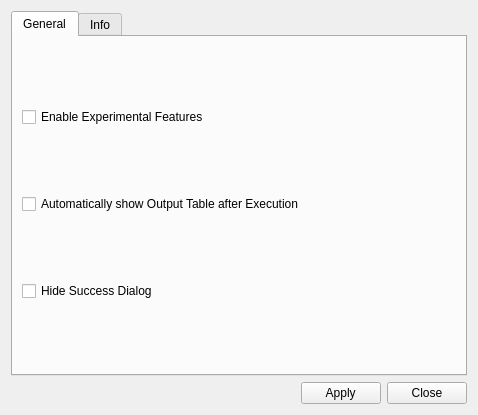
<?xml version="1.0" encoding="UTF-8"?>
<ui version="4.0">
 <class>SettingsWindow</class>
 <widget class="QWidget" name="SettingsWindow">
  <property name="geometry">
   <rect>
    <x>0</x>
    <y>0</y>
    <width>478</width>
    <height>415</height>
   </rect>
  </property>
  <property name="windowTitle">
   <string>Form</string>
  </property>
  <layout class="QGridLayout" name="gridLayout">
   <item row="1" column="0">
    <layout class="QHBoxLayout" name="horizontalLayout">
     <item>
      <spacer name="horizontalSpacer">
       <property name="orientation">
        <enum>Qt::Orientation::Horizontal</enum>
       </property>
       <property name="sizeHint" stdset="0">
        <size>
         <width>40</width>
         <height>20</height>
        </size>
       </property>
      </spacer>
     </item>
     <item>
      <widget class="QPushButton" name="applyButton">
       <property name="text">
        <string> Apply </string>
       </property>
      </widget>
     </item>
     <item>
      <widget class="QPushButton" name="closeButton">
       <property name="text">
        <string> Close </string>
       </property>
      </widget>
     </item>
    </layout>
   </item>
   <item row="0" column="0">
    <widget class="QTabWidget" name="tabWidget">
     <property name="currentIndex">
      <number>0</number>
     </property>
     <widget class="QWidget" name="generalTab">
      <attribute name="title">
       <string>General</string>
      </attribute>
      <layout class="QGridLayout" name="gridLayout_2">
       <item row="2" column="0">
        <widget class="QCheckBox" name="showOutputTableCheckBox">
         <property name="text">
          <string>Automatically show Output Table after Execution</string>
         </property>
        </widget>
       </item>
       <item row="3" column="0">
        <widget class="QCheckBox" name="hideSuccessCheckBox">
         <property name="text">
          <string>Hide Success Dialog</string>
         </property>
        </widget>
       </item>
       <item row="1" column="0">
        <widget class="QCheckBox" name="experimentalFeaturesCheckBox">
         <property name="text">
          <string>Enable Experimental Features</string>
         </property>
        </widget>
       </item>
      </layout>
     </widget>
     <widget class="QWidget" name="infoTab">
      <attribute name="title">
       <string>Info</string>
      </attribute>
      <layout class="QVBoxLayout" name="verticalLayout">
       <item>
        <widget class="QLabel" name="infoLabel">
         <property name="frameShape">
          <enum>QFrame::Shape::NoFrame</enum>
         </property>
         <property name="text">
          <string>&lt;html&gt;&lt;head/&gt;&lt;body&gt;&lt;p&gt;&lt;span style=&quot; font-weight:700;&quot;&gt;SQL Query Tool for Excel&lt;/span&gt;&lt;/p&gt;&lt;p&gt;Version: 2.0.0&lt;/p&gt;&lt;p&gt;Developed by Manyullyn17&lt;br/&gt;&lt;/p&gt;&lt;p&gt;A lightweight tool for running SQL queries on Excel files.&lt;br/&gt;&lt;/p&gt;&lt;p&gt;&lt;a href=&quot;https://github.com/Manyullyn17/Excel_SQL_GUI&quot;&gt;&lt;span style=&quot; text-decoration: underline; color:#007af4;&quot;&gt;GitHub Repo&lt;/span&gt;&lt;/a&gt;&lt;br/&gt;&lt;/p&gt;&lt;p&gt;&lt;span style=&quot; font-style:italic;&quot;&gt;Powered by Python, PyQt6, Pandas, openpyxl, and SQLite.&lt;/span&gt;&lt;/p&gt;&lt;/body&gt;&lt;/html&gt;</string>
         </property>
         <property name="textFormat">
          <enum>Qt::TextFormat::AutoText</enum>
         </property>
         <property name="alignment">
          <set>Qt::AlignmentFlag::AlignLeading|Qt::AlignmentFlag::AlignLeft|Qt::AlignmentFlag::AlignTop</set>
         </property>
         <property name="openExternalLinks">
          <bool>true</bool>
         </property>
        </widget>
       </item>
      </layout>
     </widget>
    </widget>
   </item>
  </layout>
 </widget>
 <resources/>
 <connections>
  <connection>
   <sender>closeButton</sender>
   <signal>clicked()</signal>
   <receiver>SettingsWindow</receiver>
   <slot>close()</slot>
   <hints>
    <hint type="sourcelabel">
     <x>349</x>
     <y>277</y>
    </hint>
    <hint type="destinationlabel">
     <x>199</x>
     <y>149</y>
    </hint>
   </hints>
  </connection>
 </connections>
</ui>
